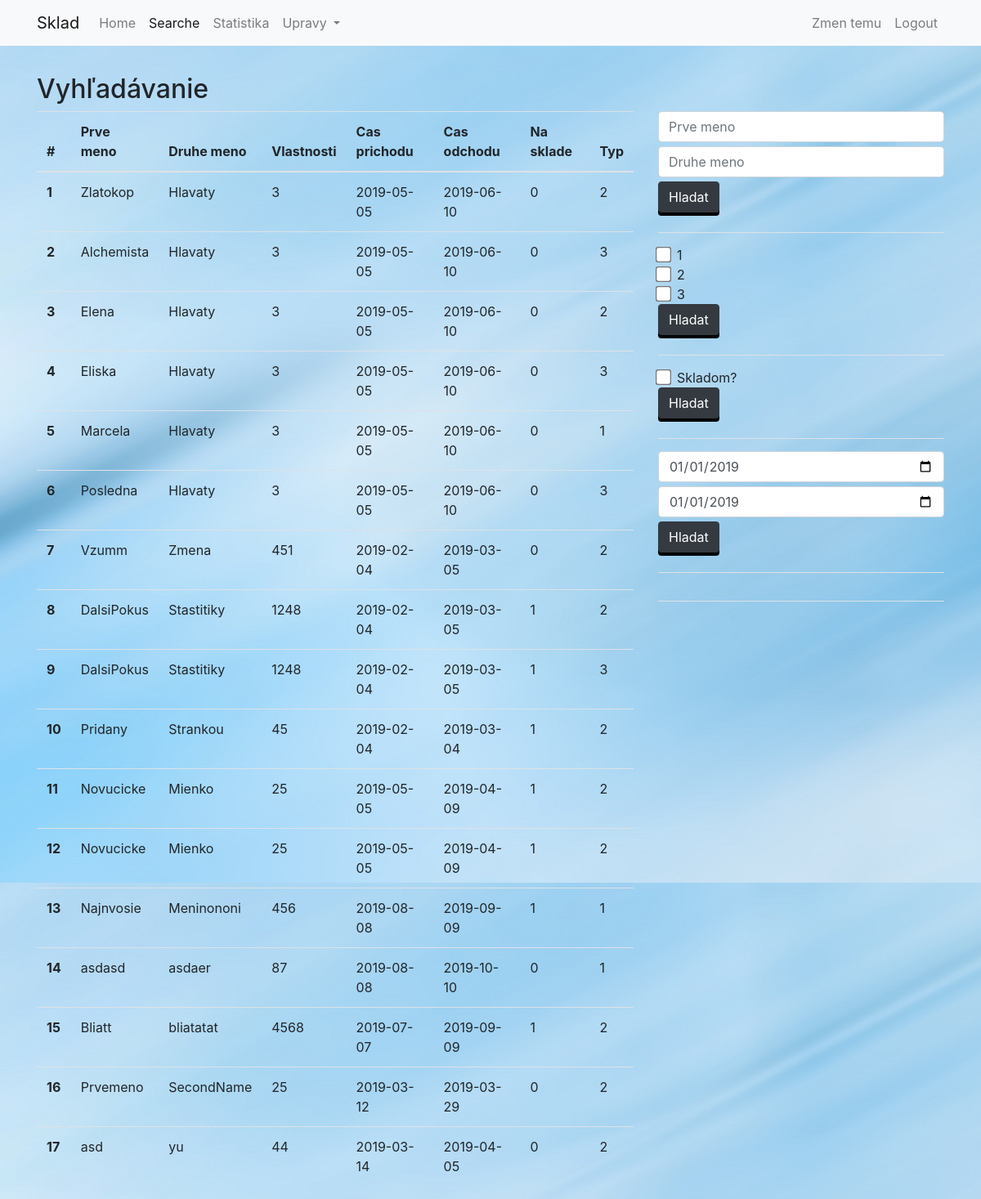
/Bakalarkis/adminsearche.php (signed in), run on the app's committed database.
### tables this page shows
CREATE TABLE `main` (
  `FirstName` varchar(50) NOT NULL,
  `SecondName` varchar(50) NOT NULL,
  `Stat` double DEFAULT NULL,
  `CheckedOut` tinyint(1) DEFAULT NULL,
  `Type` tinyint(4) DEFAULT NULL,
  `StampAdded` date DEFAULT NULL,
  `StampToLeave` date DEFAULT NULL,
  `id` int(11) NOT NULL
);

### Bakalarkis/databaseactions.php (called while the page is built, shortened)
<?php
function GetAllRows() {
    $conn = OpenConn();
    $result = mysqli_query($conn, "SELECT * FROM main");
    return $result;
}

### Bakalarkis/adminsearche.php (the view, shortened to what this page needs)
<?php
require_once "databaseactions.php";
$firstname = $secondname = "";
$result = "";
$firstname_err = $secondname_err = 0;
$boxftype = $boxttype = $boxskladom = $boxstype = 0;
$datearrival = $dateleave = "";
$datearrival_err = $dateleave_err = 0;
if ($_SERVER["REQUEST_METHOD"] == "POST") {
    $_SESSION["apost"] = true;
    if (isset($_POST['searchByDate'])) {
        if ((empty(trim($_POST["datearrival"]))) || ($_POST["datearrival"] === "2019-01-01")) {
            $datearrival_err = 1;
        } else {
            $datearrival = $_POST["datearrival"];
        }
        if ((empty(trim($_POST["dateleave"]))) || ($_POST["dateleave"] === "2019-01-01")) {
            $dateleave_err = 1;
        } else {
            $dateleave = $_POST["dateleave"];
        }
        $result = GetSearchByDate($datearrival, $dateleave, $datearrival_err, $dateleave_err);
    } else if (isset($_POST['searchByNames'])) {
        if (empty(trim($_POST["firstname"]))) {
            $firstname_err = 1;
        } else {
            $firstname = trim($_POST["firstname"]);
        }
        if (empty(trim($_POST["secondname"]))) {
            $secondname_err = 1;
        } else {
            $secondname = trim($_POST["secondname"]);
        }
        $result = GetSearchByName($firstname, $secondname, $firstname_err, $secondname_err);
    } else if (isset($_POST['searchByType'])) {
        if (isset($_POST['boxftype'])) {
            $boxftype = 1;
        }
        if (isset($_POST['boxstype'])) {
            $boxstype = 1;
        }
        if (isset($_POST['boxttype'])) {
            $boxttype = 1;
        }
        $result = GetSearchByType($boxftype, $boxstype, $boxttype);
    } else if (isset($_POST['searchSkladom'])) {
        if (isset($_POST['boxskladom'])) {
            $boxskladom = 1;
        }
        $result = GetSearchBySkladom($boxskladom);
    }
} else {
    $result = GetAllRows();
}
if ($_SESSION["apost"] != true) {
    $result = GetAllRows();
}
?>
<!DOCTYPE html>
<html lang="en">
<head>
    <link rel="stylesheet" href="https://maxcdn.bootstrapcdn.com/bootstrap/4.1.3/css/bootstrap.min.css">
    <link rel="stylesheet" href="style.css">
</head>
<body>
    <nav class="navbar fixed-top navbar-expand-md navbar-light bg-light">
        <div class="container">
            <a class="navbar-brand" href="#">Sklad</a>
            <div class="collapse navbar-collapse" id="navbarCollapse">
                <ul class="navbar-nav mr-auto">
                    <li class="nav-item">
                        <a class="nav-link" href="adminwelcome.php">Home</a>
                    </li>
                    <li class="nav-item active">
                        <a class="nav-link" href="#">Searche
                        </a>
                    </li>
                    <li class="nav-item">
                        <a class="nav-link" href="#">Statistika</a>
                    </li>
                    <li class="nav-item dropdown">
                        <a class="nav-link dropdown-toggle" href="#" id="navbarDropdown" role="button" data-toggle="dropdown" aria-haspopup="true" aria-expanded="false">
                            Upravy
                        </a>
                    </li>
                </ul>
                <ul class="nav navbar-nav ml-auto">
                    <li class="nav-item">
                        <a class="nav-link" onclick="changeTheme()" id="temachange" name="temachange">Zmen temu</a>
                    </li>
                    <li class="nav-item">
                        <a class="nav-link" href="logout.php">Logout</a>
                    </li>
                </ul>
            </div>
        </div>
    </nav>
    <div class="container">
        <h2>Vyhľadávanie</h2>
        <div class="row">
            <div class="col-lg-8">
                <div class="content">
                    <div class="table-responsive">
                        <table class="table table-grey table-hover">
                            <thead>
                                <tr>
                                    <th>#</th>
                                    <th>Prve meno</th>
                                    <th>Druhe meno</th>
                                    <th>Vlastnosti</th>
                                    <th>Cas prichodu</th>
                                    <th>Cas odchodu</th>
                                    <th>Na sklade</th>
                                    <th>Typ</th>
                                </tr>
                            </thead>
                            <tbody>
                            <?php
                            $count = 0;
                            while ($row = mysqli_fetch_array($result)):
                                $count++;
                                ?>
                                <tr>
                                    <th scope="row"><?=$count?></th>
                                    <td><?=$row['FirstName']?></td>
                                    <td><?=$row['SecondName']?></td>
                                    <td><?=$row['Stat']?></td>
                                    <td><?=$row['StampAdded']?></td>
                                    <td><?=$row['StampToLeave']?></td>
                                    <td><?=$row['CheckedOut']?></td>
                                    <td><?=$row['Type']?></td>
                                </tr>
                            <?php
                            endwhile;
                            ?>
                            </tbody>
                        </table>
                    </div>
                </div>
            </div>
            <div class="col-lg-4">
                <form class="form-group"  action="<?php echo htmlspecialchars($_SERVER["PHP_SELF"]); ?>" method="post">
                    <div class="form-group">
                        <input type="search" name="firstname" class="form-control" placeholder="Prve meno" value="<?php echo $firstname;?>">
                        <input type="search" name="secondname" class="form-control" placeholder="Druhe meno" value="<?php echo $secondname;?>">
                        <input type="submit" class="btn btn-dark" name="searchByNames" id="searchByNames" value="Hladat">
                    </div>
                    <div class="form-group">
                        <label class="block"><input type="checkbox" name="boxftype" id="inlinetype1">1</label>
                        <label class="block"><input type="checkbox" name="boxstype" id="inlineType2">2</label>
                        <label class="block"><input type="checkbox" name="boxttype" id="inlineType3">3</label>
                        <input type="submit" class="btn btn-dark" name="searchByType" id="searchByType" value="Hladat">
                    </div>
                    <div class="form-group">
                        <label><input type="checkbox" name="boxskladom" id="inlineType4">Skladom?</label>
                        <input type="submit" class="btn btn-dark" name="searchSkladom" id="searchSkladom" value="Hladat">
                    </div>
                    <div class="form-group">
                        <input class="form-control" type="date" name="datearrival" value="2019-01-01">
                        <input class="form-control" type="date" name="dateleave" value="2019-01-01">
                        <input type="submit" class="btn btn-dark" name="searchByDate" id="searchByDate" value="Hladat">
                    </div>
                </form>
            </div>
        </div>
</body>

### Bakalarkis/style.css (style rules this page uses)
body { padding-top: 90px; background-image: url("other/lightblue.jpg"); }
.btn { box-shadow: 0 4px black; }
.container input { display: block; margin-bottom: 5px; }
.container input[type=checkbox] { display: inline-block; margin-right: 10px; margin-bottom: 0; transform: scale(1.5); }
.container .block { display: block; }
.container label { margin-bottom: 0; }
.container .form-group { margin-bottom: 15px; border-bottom: 1px solid rgb(222, 226, 230); padding-bottom: 19px; }

### data on the page
main: FirstName "Zlatokop", SecondName "Hlavaty", Stat "3", StampAdded "2019-05-05", StampToLeave "2019-06-10", CheckedOut "0", Type "2"
main: FirstName "Alchemista", SecondName "Hlavaty", Stat "3", StampAdded "2019-05-05", StampToLeave "2019-06-10", CheckedOut "0", Type "3"
main: FirstName "Elena", SecondName "Hlavaty", Stat "3", StampAdded "2019-05-05", StampToLeave "2019-06-10", CheckedOut "0", Type "2"
main: FirstName "Eliska", SecondName "Hlavaty", Stat "3", StampAdded "2019-05-05", StampToLeave "2019-06-10", CheckedOut "0", Type "3"
main: FirstName "Marcela", SecondName "Hlavaty", Stat "3", StampAdded "2019-05-05", StampToLeave "2019-06-10", CheckedOut "0", Type "1"
main: FirstName "Posledna", SecondName "Hlavaty", Stat "3", StampAdded "2019-05-05", StampToLeave "2019-06-10", CheckedOut "0", Type "3"
main: FirstName "Vzumm", SecondName "Zmena", Stat "451", StampAdded "2019-02-04", StampToLeave "2019-03-05", CheckedOut "0", Type "2"
main: FirstName "DalsiPokus", SecondName "Stastitiky", Stat "1248", StampAdded "2019-02-04", StampToLeave "2019-03-05", CheckedOut "1", Type "2"
main: FirstName "DalsiPokus", SecondName "Stastitiky", Stat "1248", StampAdded "2019-02-04", StampToLeave "2019-03-05", CheckedOut "1", Type "3"
main: FirstName "Pridany", SecondName "Strankou", Stat "45", StampAdded "2019-02-04", StampToLeave "2019-03-04", CheckedOut "1", Type "2"
main: FirstName "Novucicke", SecondName "Mienko", Stat "25", StampAdded "2019-05-05", StampToLeave "2019-04-09", CheckedOut "1", Type "2"
main: FirstName "Novucicke", SecondName "Mienko", Stat "25", StampAdded "2019-05-05", StampToLeave "2019-04-09", CheckedOut "1", Type "2"
main: FirstName "Najnvosie", SecondName "Meninononi", Stat "456", StampAdded "2019-08-08", StampToLeave "2019-09-09", CheckedOut "1", Type "1"
main: FirstName "asdasd", SecondName "asdaer", Stat "87", StampAdded "2019-08-08", StampToLeave "2019-10-10", CheckedOut "0", Type "1"
main: FirstName "Bliatt", SecondName "bliatatat", Stat "4568", StampAdded "2019-07-07", StampToLeave "2019-09-09", CheckedOut "1", Type "2"
main: FirstName "Prvemeno", SecondName "SecondName", Stat "25", StampAdded "2019-03-12", StampToLeave "2019-03-29", CheckedOut "0", Type "2"
main: FirstName "asd", SecondName "yu", Stat "44", StampAdded "2019-03-14", StampToLeave "2019-04-05", CheckedOut "0", Type "2"
